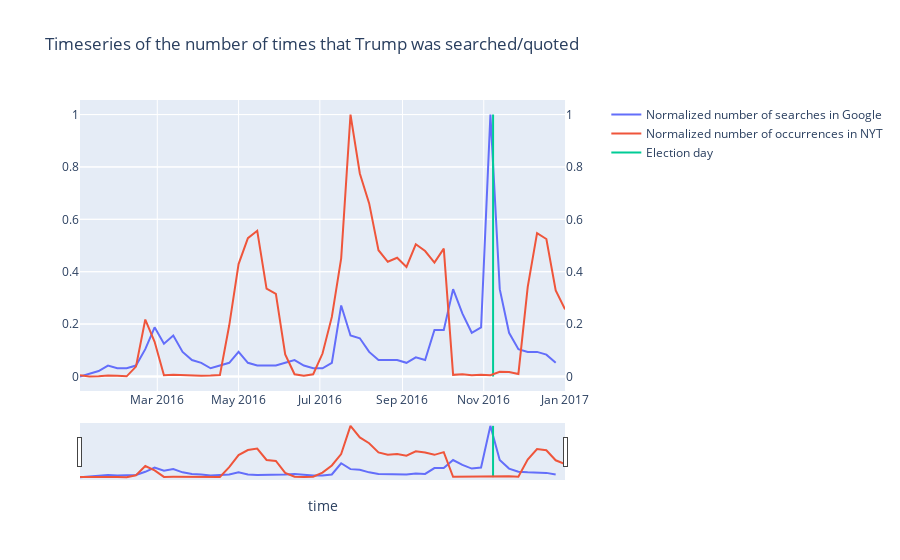

Notebook code cell kept with this figure:
### Markdown cell above
In 2016 we observe a distribution of quotes related to Trump quite varied. Indeed, periods in which the number of quotes is high alternate with periods in which the number of quotes is small. As we can see, we observe a substantial number of quotes from the beginning of february to the end of february, from the half of April to the beginning of June, from the end of June to the beginning of october and from the end of november to the new year. This year is marked by US political elections of 8th november 2016 in which Donald Trump defeated the opponent Hillary Clinton. At first sight it seems strange that in november we have only a few quotes related to Trump despite the elections, but this is probably due to the fact that in that period his names appeared in several articles but nobody pronounced quotes about him directly. We will now try to understand why the number of quotes alternates in this way and to which events the peaks correspond. In May (precisely the second day of May) Trump accused China of 'raping' US with her trade policy. The peak of 31th May corresponds however to the conference he took part in to answer questions about his fund-raising for charities that benefit military veterans and in which he scolded journalists. The biggest peak of the year was reached the 28th July of 2016. That day Trump asked to Russian hackers to find the 30000 emails deleted, he refers to the private server that Clinton used as secretary of state, the emails were deleted because they were deemed "personal" and not turned over to State Department investigators. Another big peak detected by the algorithm is the one of 27th september 2016 which corresponds to the first presidential debate in which Trump notably loosed his control.

### Code cell
Trump_2016_weekly = google_trend_comparison(Trump_2016, 'Trump', '2016')

### Figure 1 — Plotly figure (JSON) as saved in the notebook; plotly's stock layout.template omitted (floating-point values rounded to 4 significant figures)
{"data": [{"name": "Normalized number of searches in Google", "type": "scatter", "x": ["2016-01-03", "2016-01-10", "2016-01-17", "2016-01-24", "2016-01-31", "2016-02-07", "2016-02-14", "2016-02-21", "2016-02-28", "2016-03-06", "2016-03-13", "2016-03-20", "2016-03-27", "2016-04-03", "2016-04-10", "2016-04-17", "2016-04-24", "2016-05-01", "2016-05-08", "2016-05-15", "2016-05-22", "2016-05-29", "2016-06-05", "2016-06-12", "2016-06-19", "2016-06-26", "2016-07-03", "2016-07-10", "2016-07-17", "2016-07-24", "2016-07-31", "2016-08-07", "2016-08-14", "2016-08-21", "2016-08-28", "2016-09-04", "2016-09-11", "2016-09-18", "2016-09-25", "2016-10-02", "2016-10-09", "2016-10-16", "2016-10-23", "2016-10-30", "2016-11-06", "2016-11-13", "2016-11-20", "2016-11-27", "2016-12-04", "2016-12-11", "2016-12-18", "2016-12-25"], "y": [0, 0.01042, 0.02083, 0.04167, 0.03125, 0.03125, 0.04167, 0.1042, 0.1875, 0.125, 0.1562, 0.09375, 0.0625, 0.05208, 0.03125, 0.04167, 0.05208, 0.09375, 0.05208, 0.04167, 0.04167, 0.04167, 0.05208, 0.0625, 0.04167, 0.03125, 0.03125, 0.05208, 0.2708, 0.1562, 0.1458, 0.09375, 0.0625, 0.0625, 0.0625, 0.05208, 0.07292, 0.0625, 0.1771, 0.1771, 0.3333, 0.2396, 0.1667, 0.1875, 1, 0.3333, 0.1667, 0.1042, 0.09375, 0.09375, 0.08333, 0.05208], "yaxis": "y"}, {"name": "Normalized number of occurrences in NYT", "type": "scatter", "x": ["2016-01-03T00:00:00", "2016-01-10T00:00:00", "2016-01-17T00:00:00", "2016-01-24T00:00:00", "2016-01-31T00:00:00", "2016-02-07T00:00:00", "2016-02-14T00:00:00", "2016-02-21T00:00:00", "2016-02-28T00:00:00", "2016-03-06T00:00:00", "2016-03-13T00:00:00", "2016-03-20T00:00:00", "2016-03-27T00:00:00", "2016-04-03T00:00:00", "2016-04-10T00:00:00", "2016-04-17T00:00:00", "2016-04-24T00:00:00", "2016-05-01T00:00:00", "2016-05-08T00:00:00", "2016-05-15T00:00:00", "2016-05-22T00:00:00", "2016-05-29T00:00:00", "2016-06-05T00:00:00", "2016-06-12T00:00:00", "2016-06-19T00:00:00", "2016-06-26T00:00:00", "2016-07-03T00:00:00", "2016-07-10T00:00:00", "2016-07-17T00:00:00", "2016-07-24T00:00:00", "2016-07-31T00:00:00", "2016-08-07T00:00:00", "2016-08-14T00:00:00", "2016-08-21T00:00:00", "2016-08-28T00:00:00", "2016-09-04T00:00:00", "2016-09-11T00:00:00", "2016-09-18T00:00:00", "2016-09-25T00:00:00", "2016-10-02T00:00:00", "2016-10-09T00:00:00", "2016-10-16T00:00:00", "2016-10-23T00:00:00", "2016-10-30T00:00:00", "2016-11-06T00:00:00", "2016-11-13T00:00:00", "2016-11-20T00:00:00", "2016-11-27T00:00:00", "2016-12-04T00:00:00", "2016-12-11T00:00:00", "2016-12-18T00:00:00", "2016-12-25T00:00:00", "2017-01-01T00:00:00"], "xaxis": "x", "y": [0.005013, 0, 0.0005116, 0.003376, 0.00266, 0.0004092, 0.03755, 0.2173, 0.1325, 0.004911, 0.006753, 0.004706, 0.004604, 0.003069, 0.003376, 0.005116, 0.1953, 0.429, 0.5279, 0.5561, 0.3353, 0.3153, 0.08441, 0.008287, 0.002251, 0.00839, 0.08748, 0.2274, 0.451, 1, 0.775, 0.6608, 0.4819, 0.4378, 0.453, 0.4183, 0.5046, 0.4788, 0.4348, 0.4879, 0.006139, 0.008697, 0.005013, 0.006446, 0.004604, 0.0179, 0.01729, 0.009515, 0.342, 0.5472, 0.5248, 0.3284, 0.256], "yaxis": "y2"}, {"mode": "lines", "name": "Election day", "type": "scatter", "x": ["2016-11-08", "2016-11-08"], "y": [0, 1]}], "layout": {"title": {"text": "Timeseries of the number of times that Trump was searched/quoted"}, "xaxis": {"anchor": "y", "domain": [0, 0.94], "rangeslider": {"visible": true}, "title": {"text": "time"}, "type": "date"}, "yaxis": {"anchor": "x", "domain": [0, 1]}, "yaxis2": {"anchor": "x", "overlaying": "y", "side": "right"}}}
